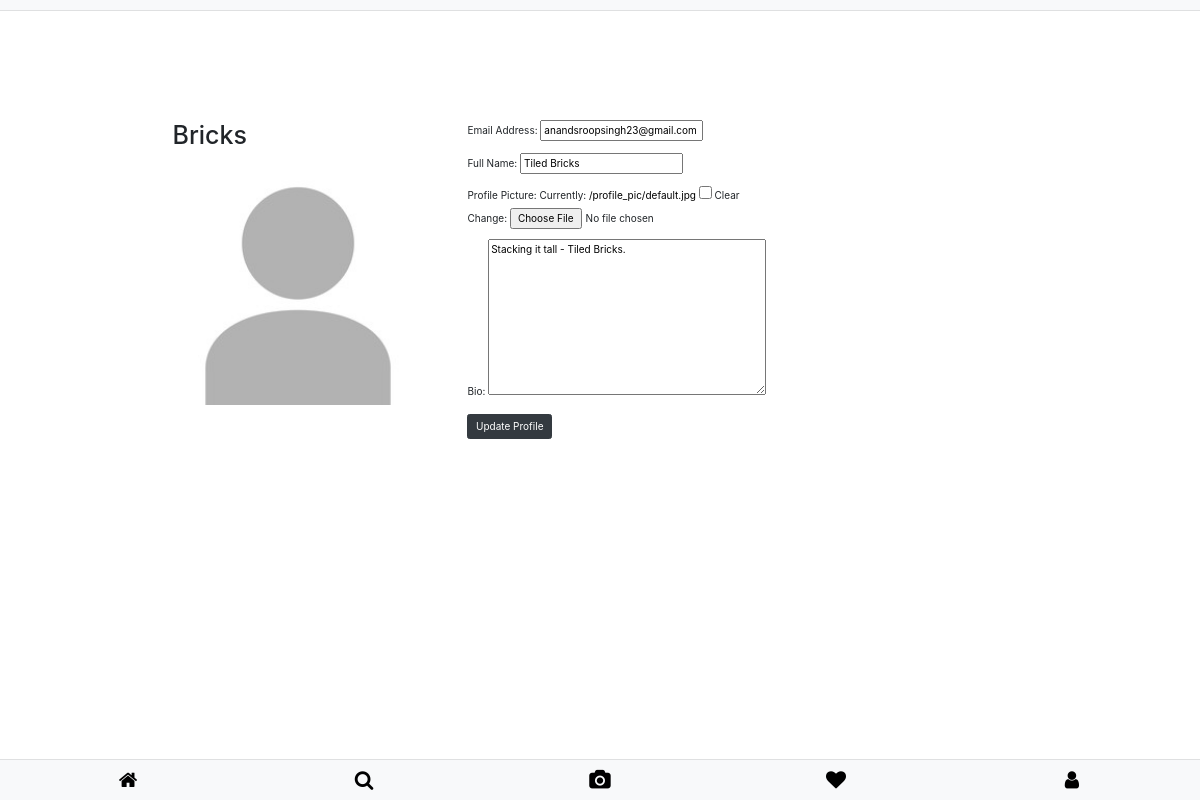
The app's page /update/ (signed in) with its own data.
### accounts/models.py (models this page shows, shortened)
class MyUser(AbstractBaseUser):
	username = models.CharField(max_length=300,
								unique=True,
								validators = [RegexValidator(regex = USERNAME_REGEX,
															 message='Username must be alphanumeric or contain numbers.',
															 code='invalid_username')])
	email = models.EmailField(max_length=255, unique=True, verbose_name='Email Address')
	name = models.CharField(max_length=300, verbose_name="Full Name")
	bio = models.TextField(max_length=255,
						   verbose_name='Bio',
						   blank=True,
						   null=True)
	picture = models.ImageField(verbose_name='Profile Picture',
								blank=True,
								upload_to='profile_pic',
								default='/profile_pic/default.jpg')
	followers = models.ManyToManyField(settings.AUTH_USER_MODEL, blank=True, related_name='user_follower')
	following = models.ManyToManyField(settings.AUTH_USER_MODEL, blank=True, related_name='user_following')
	is_admin = models.BooleanField(default=False)
	is_staff = models.BooleanField(default=False)
	objects = MyUserManager()
	USERNAME_FIELD = 'username'
	REQUIRED_FIELDS = ['email', 'name']
	def __str__(self):
		return str(self.username)

### accounts/views.py (the view, shortened to what this page needs)
# urls.py: path('update/', views.UserUpdateView.as_view(), name='update'),
class UserUpdateView(LoginRequiredMixin, UpdateView):
    fields = ['email', 'name', 'picture', 'bio', ]
    model = MyUser
    def get_object(self):
        return MyUser.objects.get(username=self.request.user.username)

### template/accounts/myuser_form.html (shortened to what this page needs)
{% extends "base.html" %}
{% load static i18n %}
{% block content %}
  <div class="row profile">
    <div class="col-md-4 user-profile">
      <h1>{{ user.username|title }}</h1>
        <img src="{{ user.picture.url }}" style="height: 250px;">
    </div>
    <div class="col-md-8">
      <form enctype="multipart/form-data" class="form-horizontal" method="post" action="{% url 'accounts:update' %}">
        {{ form.as_p }}
        <div class="control-group">
          <div class="controls">
            <button type="submit" class="btn btn-dark">{% trans 'Update Profile' %}</button>
          </div>
        </div>
      </form>
    </div>
  </div>
{% endblock %}

### static/css/main.css (style rules this page uses)
:root { font-size: 10px; }
*, *::before, *::after { box-sizing: border-box; }
body { font-family: "Open Sans", Arial, sans-serif; min-height: 100vh; background-color: #fafafa; color: #262626; padding-bottom: 3rem; }
img { display: block; }
a, a:visited, a:focus, a:link { text-decoration: none; color: black }
.btn { display: inline-block; font: inherit; background: none; border: none; padding: 0; cursor: pointer; text-decoration: none; }
.profile { padding: 5rem 0; }
.profile::after { content: ""; display: block; clear: both; }

### records on screen
MyUser: username "Bricks", picture (placeholder picture), email "anandsroopsingh23@gmail.com", name "Tiled Bricks", bio "Stacking it tall - Tiled Bricks."
